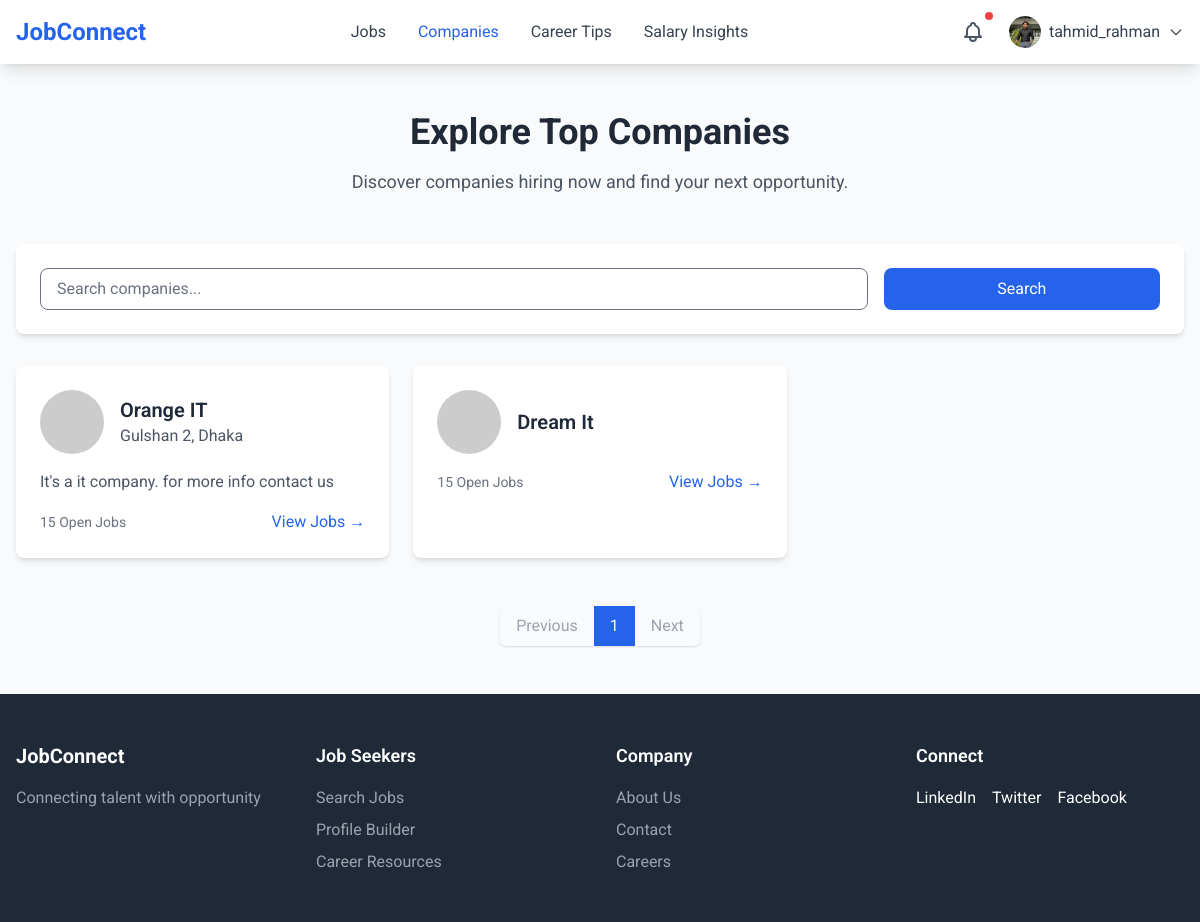
Page /jobseeker/company/ (signed in) on the committed database.
### accounts/models.py (models this page shows, shortened)
class CustomUser(AbstractBaseUser, PermissionsMixin):
    id = models.AutoField(primary_key=True)
    name = models.CharField(max_length=100)
    username = models.CharField(max_length=100, unique=True)
    email = models.EmailField(unique=True)
    phone_no = models.CharField(max_length=15,null=True,blank=True)
    role = models.CharField(max_length=50, choices=[
        ('admin', 'Admin'),
        ('user', 'User'),
        ('employee', 'Employee'),
    ], default='user')
    status = models.CharField(max_length=50, choices=[
        ('approved','Approved'),
        ('pending', 'Pending'),
    ],default='pending')
    is_active = models.BooleanField(default=True)
    is_staff = models.BooleanField(default=False)
    objects = CustomUserManager()
    USERNAME_FIELD = 'email'
    REQUIRED_FIELDS = ['username', 'name']

### jobseeker/models.py (models this page shows, shortened)
class Profile(models.Model):
    user = models.OneToOneField(CustomUser, on_delete=models.CASCADE, related_name='profile')
    profile_id = models.AutoField(primary_key=True)
    profile_picture = models.ImageField(upload_to='profile_pics/', blank=True, null=True,default='profile_pics/profile_1.png')
    first_name = models.CharField(max_length=50, blank=True, null=True)
    last_name = models.CharField(max_length=50, blank=True, null=True)
    job_title = models.CharField(max_length=100, blank=True, null=True)
    location = models.CharField(max_length=100, blank=True, null=True)
    about_me = models.TextField( blank=True, null=True)

### employer/models.py (models this page shows, shortened)
class Company(models.Model):
    company_id = models.AutoField(primary_key=True)
    user = models.ForeignKey('accounts.CustomUser', on_delete=models.CASCADE)
    name = models.CharField(max_length=255)
    location = models.CharField(max_length=255)
    logo = models.URLField(null=True, blank=True)
    description = models.TextField()

### jobseeker/views.py (the view)
    def wrapper(request, *args, **kwargs):
        if request.user.role != 'user':
            messages.error(request, "You are not authorized to view this page.")
            return redirect('login')
        return view_func(request, *args, **kwargs)

### jobseeker/views.py (called while the page is built)
def user_role_required(view_func):
    def wrapper(request, *args, **kwargs):
        if request.user.role != 'user':
            messages.error(request, "You are not authorized to view this page.")
            return redirect('login')
        return view_func(request, *args, **kwargs)
    return wrapper

@user_role_required
@login_required
def company_view(request):
    comp =  Company.objects.all()
    paginator = Paginator(comp, 6)
    page_number = request.GET.get('page')
    page_obj = paginator.get_page(page_number)
    return render(request, 'jobseeker/company.html',{'page_obj': page_obj})

### static/templates/jobseeker/company.html
{% extends 'base.html' %}
{% block nav %}
{% include 'components/main_nav.html' %}
{% endblock nav %}
{% block content %}
<section class="py-12 bg-gray-50">
    <div class="max-w-7xl mx-auto px-4">
        <div class="text-center mb-12">
            <h1 class="text-4xl font-bold text-gray-800 mb-4">Explore Top Companies</h1>
            <p class="text-lg text-gray-600">Discover companies hiring now and find your next opportunity.</p>
        </div>
        <div class="bg-white p-6 rounded-lg shadow-md mb-8">
            <div class="flex flex-col md:flex-row gap-4">
                <input type="text" placeholder="Search companies..."
                    class="w-full md:w-3/4 px-4 py-2 border rounded-lg focus:ring-blue-500 focus:border-blue-500">
                <button class="w-full md:w-1/4 bg-blue-600 text-white px-6 py-2 rounded-lg hover:bg-blue-700">
                    Search
                </button>
            </div>
        </div>
        <div class="grid grid-cols-1 md:grid-cols-2 lg:grid-cols-3 gap-6">
            {% for companies in page_obj %}
            <div class="bg-white rounded-lg shadow-md hover:shadow-lg transition-shadow">
                <div class="p-6">
                    <div class="flex items-center space-x-4 mb-4">
                        <img src="https://via.placeholder.com/60" alt="TechCorp Logo" class="w-16 h-16 rounded-full">
                        <div>
                            <h3 class="text-xl font-semibold text-gray-800">{{companies.name}}</h3>
                            <p class="text-gray-600">{{companies.location}}</p>
                        </div>
                    </div>
                    <p class="text-gray-600 mb-4">
                        {{companies.description|truncatechars:100}}
                    </p>
                    <div class="flex items-center justify-between">
                        <span class="text-sm text-gray-500">15 Open Jobs</span>
                        <a href="/jobseeker/company/{{companies.company_id}}"
                            class="text-blue-600 hover:text-blue-700">View Jobs →</a>
                    </div>
                </div>
            </div>
            {% endfor %}
        </div>
        <div class="flex justify-center mt-12">
            <nav class="inline-flex rounded-md shadow">
                {% if page_obj.has_previous %}
                <a href="?page={{ page_obj.previous_page_number }}"
                    class="px-4 py-2 text-blue-600 hover:bg-blue-50 rounded-l-lg">Previous</a>
                {% else %}
                <span class="px-4 py-2 text-gray-400 rounded-l-lg cursor-not-allowed">Previous</span>
                {% endif %}
                {% for num in page_obj.paginator.page_range %}
                {% if page_obj.number == num %}
                <span class="px-4 py-2 text-white bg-blue-600">{{ num }}</span>
                {% else %}
                <a href="?page={{ num }}" class="px-4 py-2 text-blue-600 hover:bg-blue-50">{{ num }}</a>
                {% endif %}
                {% endfor %}
                {% if page_obj.has_next %}
                <a href="?page={{ page_obj.next_page_number }}"
                    class="px-4 py-2 text-blue-600 hover:bg-blue-50 rounded-r-lg">Next</a>
                {% else %}
                <span class="px-4 py-2 text-gray-400 rounded-r-lg cursor-not-allowed">Next</span>
                {% endif %}
            </nav>
        </div>
    </div>
</section>
{% endblock content %}
{% block footer %}
<div class="footer-container hidden md:block">
    {% include 'components/footer.html' %}
</div>
{% endblock footer %}

### static/templates/components/main_nav.html (shortened to what this page needs)
<nav class="bg-white shadow-lg sticky top-0 z-[10]">
    <div class="max-w-7xl mx-auto px-4">
        <div class="flex justify-between items-center h-16">
            <a href="/jobseeker/jobs/" class="flex items-center">
                <span class="text-2xl font-bold text-blue-600">JobConnect</span>
            </a>
            <div class="hidden md:flex space-x-8">
                <a href="/jobseeker/jobs"
                    class="hover:text-blue-600 {% if '/jobseeker/jobs' in request.path %} text-blue-600 {% else %} text-gray-700 {% endif %} ">
                    Jobs
                </a>
                <a href="/jobseeker/company"
                    class="{% if '/jobseeker/company' in request.path %} text-blue-600 {% else %} text-gray-700 {% endif %} hover:text-blue-600">Companies</a>
                <a href="/jobseeker/tips"
                    class="{% if '/jobseeker/tips' in request.path %} text-blue-600 {% else %} text-gray-700 {% endif %} hover:text-blue-600">Career
                    Tips</a>
                <a href="/jobseeker/salaryinsight"
                    class="{% if '/jobseeker/salaryinsight' in request.path %} text-blue-600 {% else %} text-gray-700 {% endif %} hover:text-blue-600">Salary
                    Insights</a>
            </div>
            <div class="flex items-center space-x-4">
                <div class="relative">
                    <button id="notificationButton" class="p-2 text-gray-600 hover:text-blue-600 relative">
                        <span class="absolute top-0 right-0 w-2 h-2 bg-red-500 rounded-full"></span>
                    </button>
                </div>
                <div class="relative">
                    <button id="profileButton" class="flex items-center space-x-2 focus:outline-none">
                        <img src="{{ request.user.profile.profile_picture.url }}" alt="Profile"
                            class="w-8 h-8 rounded-full bg-black">
                        <span class="hidden md:block text-gray-700">{{ request.user.username }}</span>
                        <svg class="w-4 h-4 text-gray-600" fill="none" stroke="currentColor" viewBox="0 0 24 24">
                            <path stroke-linecap="round" stroke-linejoin="round" stroke-width="2" d="M19 9l-7 7-7-7" />
                        </svg>
                    </button>
                </div>
            </div>
        </div>
    </div>
</nav>

### rows in the picture
CustomUser: user.profile.profile_picture (picture), user.username "tahmid_rahman"
Company: name "Orange IT", location "Gulshan 2, Dhaka", description "It's a it company. for more info contact us"
Company: name "Dream It"

### other values in the picture
{{ num }} "1"
